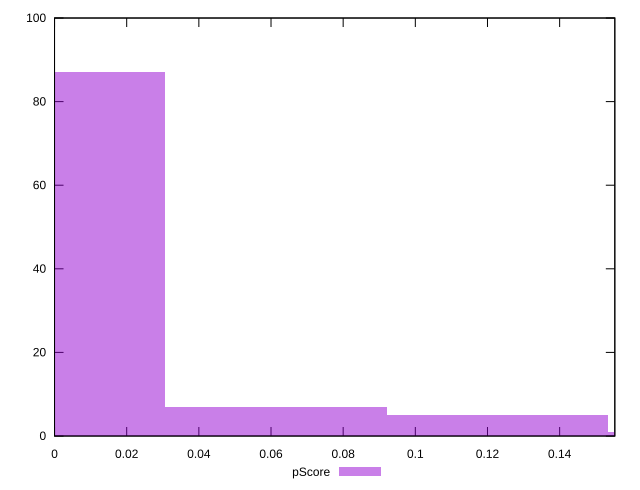

Here is the gnuplot script that generated this plot:
reset

$pScore <<EOF
0 87
0.12275093085980611 5
0.061375465429903055 7
0.18412639628970917 1
EOF

set key outside below
set boxwidth 0.061375465429903055
set xrange [0:0.1552941176470588]
set yrange [0:100]
set trange [0:100]
set style fill transparent solid 0.5 noborder
set terminal svg size 640, 490 enhanced background rgb 'white'
set output "report_00015_2021-02-09T16-11-33.973Z/uses-text-compression/samples/pages/pScore/histogram.svg"

plot $pScore title "pScore" with boxes

reset
